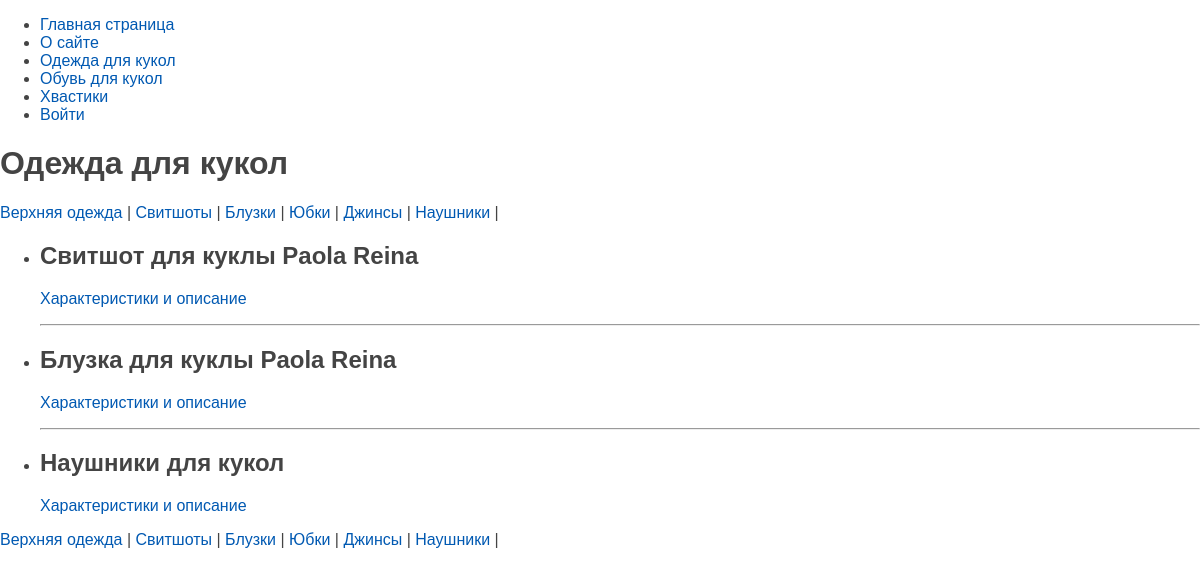
Page /clothes/ on the committed database.
### dolls/models.py (models this page shows, shortened)
class Menu_selection_clothes(models.Model):
    typ = models.CharField(max_length=100, db_index=True, verbose_name='Вид')
    slug = models.SlugField(max_length=255, unique=True, db_index=True, verbose_name='Слаг')
    def get_absolute_url(self):
        return reverse('selection_clothes', kwargs={'cloth_type': self.slug})
    class Meta:
        verbose_name = "Вид одежды"
        verbose_name_plural = "Вид одежды"

class Typ_clothing(models.Model):
    class Status(models.IntegerChoices):
        DRAFT = 0, 'Недоступно'
        AVAILABILITY = 1, 'Доступно'
    title = models.CharField(max_length=150, verbose_name='Название')
    slug = models.SlugField(max_length=255, unique=True, db_index=True, verbose_name='Слаг')
    content = models.TextField(blank=True, verbose_name='Описание')
    is_availability = models.BooleanField(
        choices=tuple(map(lambda x: (bool(x[0]), x[1]), Status.choices)), default=Status.DRAFT, verbose_name='Наличие')
    selection_clothes = models.ForeignKey('Menu_selection_clothes', on_delete=models.PROTECT,
                                          related_name='typ_clot', verbose_name='Вид одежды')
    objects = models.Manager()
    availability = AvailabilityManager()
    def get_absolute_url(self):
        return reverse('post_clothes', kwargs={'post_slug': self.slug})
    class Meta:
        verbose_name = "Одежда для кукол"
        verbose_name_plural = "Одежда для кукол"

### dolls/views.py (the view)
# urls.py: path('clothes/', views.clothes, name='clothes'),
def clothes(request):
    Typ_clot = Typ_clothing.availability.all()
    menu_selection_clothes = Menu_selection_clothes.objects.all()
    data = {
        'menu_selection_clothes': menu_selection_clothes,
        'title': 'Одежда для кукол',
        'menu': menu,
        'typ_clothing': Typ_clot
    }
    return render(request, 'dolls/clothes.html', data)

### dolls/models.py (called while the page is built)
    def get_queryset(self):
        return super().get_queryset().filter(is_availability=Typ_clothing.Status.AVAILABILITY)

### dolls/templates/dolls/clothes.html
{% extends 'base.html' %}
{% block content %}
<h1>{{ title }}</h1>
{% include 'dolls/includes/nav_for_clothes.html' %}
<ul>
    {% for i in typ_clothing %}
    <li>
        <h2>{{ i.title }}</h2>
        <p><a href="{{ i.get_absolute_url }}"> Характеристики и описание </a></p>
        {% if not forloop.last %}
        <hr>
        {% endif %}
    </li>
    {% endfor %}
</ul>
{% include 'dolls/includes/nav_for_clothes.html' %}
{% endblock %}

### dolls/templates/dolls/includes/nav_for_clothes.html
<nav>
    {% for s in menu_selection_clothes %}
        <a href="{{ s.get_absolute_url }}">{{ s.typ }}</a> |
    {% endfor %}
</nav>

### rows in the picture
Menu_selection_clothes: typ "Верхняя одежда"
Menu_selection_clothes: typ "Свитшоты"
Menu_selection_clothes: typ "Блузки"
Menu_selection_clothes: typ "Юбки"
Menu_selection_clothes: typ "Джинсы"
Menu_selection_clothes: typ "Наушники"
Typ_clothing: title "Свитшот для куклы Paola Reina"
Typ_clothing: title "Блузка для куклы Paola Reina"
Typ_clothing: title "Наушники для кукол"

### other values in the picture
{{ m.title }} "О сайте" "Одежда для кукол" "Обувь для кукол" "Хвастики" "Войти"
{{ title }} "Одежда для кукол"
